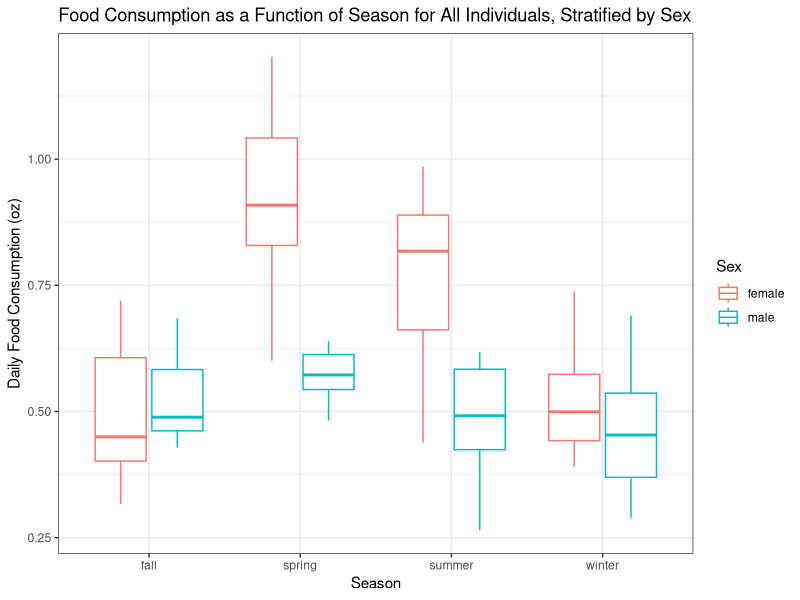
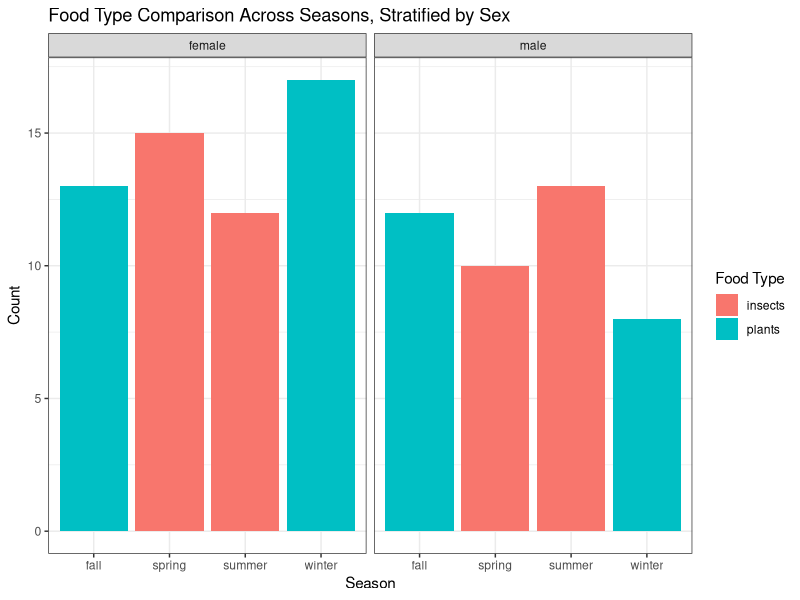

Here is the R script that generated these plots, in order:
## ---- chunk 1
# make sure the packages are installed
# Load required packages
library(dplyr)
library(purrr)
library(lubridate)
library(ggplot2)
library(here)
library(tidyverse)
library(nnet)
## ---- chunk 2
# Set the seed for reproducibility
set.seed(123)

# Define the number of birds
N <- 100

# Generate random ages between 1 and 14 years
age <- sample(1:14, N, replace = TRUE)

# Define the two types of food
food_type <- c("insects", "plants")

# Define the average daily food consumption in ounces
food_consumption <- 0.5

# Define the seasons
seasons <- c("spring", "summer", "fall", "winter")

# Define the proportion of insects consumed in each season
insect_proportion <- c(0.6, 0.8, 0.4, 0.2)

# Define the sex
sex <- sample(c("male", "female"), N, replace = TRUE)

# Generate the data
data <- tibble(
  Food_Type = rep(food_type, each = N/2),
  Age = age,
  Daily_Food_Consumption = rnorm(N, food_consumption, 0.1),
  Season = rep(seasons, each = N/4),
  Sex = sex
)

# Adjust the food consumption based on the season
data$Daily_Food_Consumption[data$Food_Type == "insects"] <- 
  data$Daily_Food_Consumption[data$Food_Type == "insects"] * 
  rep(insect_proportion, each = N/2)[data$Season[data$Food_Type == "insects"]]

# Print the data
data


## ---- chunk 3
# Set the seed for reproducibility
#set.seed(123)

# Define the number of birds
#N <- 100

# Generate random ages between 1 and 14 years
#age <- sample(1:14, N, replace = TRUE, prob = c(0.05, 0.05, 0.1, 0.15, 0.2, 0.15, 0.1, 0.05, 0.025, 0.025))

# Define the two types of food
#food_type <- c("insects", "plants")

# Define the average daily food consumption in ounces
#food_consumption <- 0.5

# Define the seasons
#seasons <- c("spring", "summer", "fall", "winter")

# Define the proportion of insects consumed in each season
#insect_proportion <- c(0.6, 0.8, 0.4, 0.2)

# Define the sex
#sex <- sample(c("male", "female"), N, replace = TRUE)

# Generate the data
#data <- tibble(
 # Food_Type = rep(food_type, each = N/2),
# Age = age,
 # Daily_Food_Consumption = rnorm(N, food_consumption, 0.1),
 # Season = rep(seasons, each = N/4),
 # Sex = sex
# )

# Adjust the food consumption based on the season
#data$Daily_Food_Consumption[data$Food_Type == "insects" & (data$Season == "spring" | data$Season == "summer")] <- 
 # data$Daily_Food_Consumption[data$Food_Type == "insects" & (data$Season == "spring" | data$Season == "summer")] * 
 # rep(insect_proportion[1:2], each = sum(data$Food_Type == "insects" & (data$Season == "spring" | data$Season == "summer")))

# Replace the NA values with randomized values that have an average of 0.5
#data <- data %>% mutate(Daily_Food_Consumption = replace_na(Daily_Food_Consumption, rnorm(sum(is.na(Daily_Food_Consumption)), 0.5, 0.1)))

# Print the data
#data



## ---- chunk 4
# Set the seed for reproducibility
set.seed(123)

# Define the number of birds
N <- 100

# Generate random ages between 1 and 14 years with a probability distribution that reflects the higher mortality rate of young and elderly individuals
age <- sample(c(1:4, 5:8, 9:12, 13:14), N, replace = TRUE)

# Define the two types of food
food_type <- c("insects", "plants")

# Define the average daily food consumption in ounces
food_consumption <- 0.5

# Define the seasons
seasons <- c("spring", "summer", "fall", "winter")

# Define the proportion of insects consumed in each season
insect_proportion <- c(0.6, 0.8, 0.4, 0.2)

# Define the sex
sex <- sample(c("male", "female"), N, replace = TRUE)

# Generate the data
data <- tibble(
  Food_Type = rep(food_type, each = N/2),
  Age = age,
  Daily_Food_Consumption = rnorm(N, food_consumption, 0.1),
  Season = rep(seasons, each = N/4),
  Sex = sex
)

# Adjust the food consumption based on the season
data$Daily_Food_Consumption[data$Food_Type == "insects" & (data$Season == "spring" | data$Season == "summer")] <- 
  data$Daily_Food_Consumption[data$Food_Type == "insects" & (data$Season == "spring" | data$Season == "summer")] * 
  rep(insect_proportion[1:2], each = sum(data$Food_Type == "insects" & (data$Season == "spring" | data$Season == "summer")))

# Replace the NA values with randomized values that have an average of 0.5
if (any(is.na(data$Daily_Food_Consumption))) {
  data <- data %>% mutate(Daily_Food_Consumption = replace_na(Daily_Food_Consumption, rnorm(sum(is.na(Daily_Food_Consumption)), mean(Daily_Food_Consumption), 0.1)))
}


# Print the data
data

## ---- chunk 5
# Set the seed for reproducibility
set.seed(123)

# Define the number of birds
N <- 100

# Generate random ages between 1 and 14 years with a probability distribution that reflects the higher mortality rate of young and elderly individuals
age <- sample(c(1:4, 5:8, 9:12, 13:14), N, replace = TRUE)

# Define the two types of food
food_type <- c("insects", "plants")

# Define the average daily food consumption in ounces
food_consumption <- 0.5

# Define the seasons
seasons <- c("spring", "summer", "fall", "winter")

# Define the proportion of insects consumed in each season
insect_proportion <- c(0.6, 0.8, 0.4, 0.2)

# Define the sex
sex <- sample(c("male", "female"), N, replace = TRUE)

# Generate the data
data <- tibble(
  Food_Type = rep(food_type, each = N/2),
  Age = age,
  Daily_Food_Consumption = rnorm(N, food_consumption, 0.1),
  Season = rep(seasons, each = N/4),
  Sex = sex
)

# Adjust the food consumption based on the season and sex
data$Daily_Food_Consumption[data$Food_Type == "insects" & (data$Season == "spring" | data$Season == "summer") & data$Sex == "female"] <- 
  data$Daily_Food_Consumption[data$Food_Type == "insects" & (data$Season == "spring" | data$Season == "summer") & data$Sex == "female"] * 
  1.75

# Replace the NA values with randomized values that have an average of 0.5
if (any(is.na(data$Daily_Food_Consumption))) {
  data <- data %>% mutate(Daily_Food_Consumption = replace_na(Daily_Food_Consumption, rnorm(sum(is.na(Daily_Food_Consumption)), mean(Daily_Food_Consumption), 0.1)))
}


# Print the data
data
## ---- chunk 6
#check the structure and summary
summary(data)
structure(data)
## ---- chunk 7
#create a plot with food consumption as a function of season for all individuals (stratified by sex)
ggplot(data, aes(x = Season, y = Daily_Food_Consumption, color = Sex)) +
  geom_boxplot() +
  labs(title = "Food Consumption as a Function of Season for All Individuals, Stratified by Sex",
       x = "Season",
       y = "Daily Food Consumption (oz)") +
  theme_bw()

## ---- chunk 8
#create a histogram comparing food type consumed in different seasons stratified by sex
ggplot(data, aes(x = Season, fill = Food_Type)) +
  geom_bar(position = "dodge", stat = "count") +
  facet_grid(. ~ Sex) +
  labs(title = "Food Type Comparison Across Seasons, Stratified by Sex",
       x = "Season",
       y = "Count",
       fill = "Food Type") +
  theme_bw()


## ---- chunk 9
#create a linear model with season and sex as predictors for food consumption
model1<- lm(Daily_Food_Consumption~ Season + Sex, data = data)
summary(model1)
## ---- chunk 10
#create a linear model with season as a predictor for food type
# model2<- lm(Food_Type ~ Season, data = data)
# summary(model2)
## ---- chunk 11
#Using the nnet package for this model

# Create a multinomial logistic regression model with season and sex as predictors for food type
model2 <- multinom(Food_Type ~ Season + Sex, data = data)
summary(model2)
